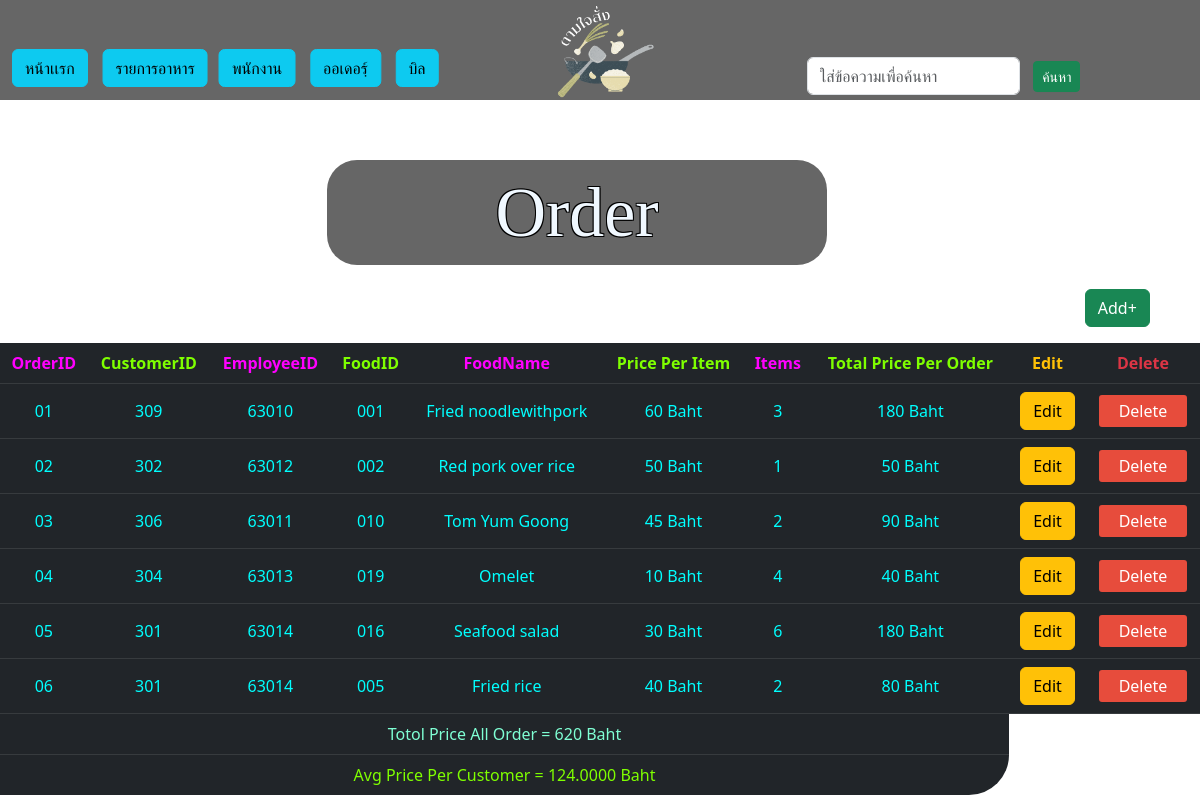
Screenshot of /menu_order.php (signed in) with the database file from the repository.
### tables this page shows
CREATE TABLE `foodorder` (
  `Order_ID` varchar(20) NOT NULL,
  `Employee_ID` int(5) NOT NULL,
  `Food_ID` varchar(10) NOT NULL,
  `FoodName` varchar(20) NOT NULL,
  `items` int(3) NOT NULL,
  `customer_ID` int(5) NOT NULL
);

CREATE TABLE `food` (
  `Food_ID` varchar(10) NOT NULL,
  `FoodName` varchar(20) NOT NULL,
  `FoodType` varchar(20) NOT NULL,
  `Price` int(50) NOT NULL,
  `Image` varchar(50) NOT NULL
);

### menu_order.php (the view, shortened to what this page needs)
<?php
include 'connectionpdo.php';
if (!$_SESSION['userlevel'] == 'Admin') {
        header("Location: index.php");
    }else{
$query = "SELECT fo.Order_ID,fo.customer_ID,fo.Employee_ID, f.Food_ID, f.FoodName, f.Price, fo.items, (f.Price*fo.items) AS total_price
FROM foodorder fo
JOIN food f ON f.Food_ID = fo.Food_ID
GROUP BY fo.Food_ID
ORDER BY fo.Order_ID;
";
$stmt = $conn->query($query);
$searchErr = '';
$food_details='';
?>
<!DOCTYPE html>
<html>
    <head>
        <link rel="stylesheet" href="csstest.css">
         <link rel="stylesheet" href="menucss.css">
         <link rel="stylesheet" href="bootstrap-5.3.0-alpha1-dist/css/bootstrap.min.css">
    </head>
<header>
    <nav>
            <img class= "logo rounded" src="pic/lll2.png" alt="LOGO">
           <div class = "container headcon">
               <a href="indexadmin.php" class="btn btn-info a"> หน้าเเรก</a>
                <a href="menu.php" class="btn btn-info b">รายการอาหาร</a>
                <a href="menu_emp.php" class="btn btn-info c">พนักงาน</a>
                <a href="menu_order.php" class="btn btn-info d">ออเดอรฺ์</a>
                <a href="menu_Bill.php" class="btn btn-info e">บิล</a>
           </div>
               <form class="form-horizontal for" action="#" method="post">
                    <div class="row">
                        <div class="form-group">
                            <div class="col-sm-10 search">
                                  <input type="text" class="form-control" name="search" placeholder="ใส่ข้อความเพื่อค้นหา">
                            </div>
                            <div class="col-sm-2 but">
                                  <button type="submit" name="save" class="btn btn-success btn-sm" >ค้นหา</button>
                            </div>
                        </div>
                    </div>
                </form>
        </nav>
  </header>
<body>
  <div class="home-news-container container">
           <div class="row row-head justify-content-center">
               <div class="col-lg-20 col-6 new-item form text-center">
                       <div class="menu">Order</div>
               </div>
            </div>
    </div>
    <a href="add_order.php" class="btn btn-success mb-3 ad">Add+</a>
  <table border="1" cellspacing="0" cellpadding="0" class="table table-dark table-hover align-middle">
    <tr class="heading">
        <th class='tabgP'>OrderID</th>
        <th class='tabgG'>CustomerID</th>
        <th class='tabgP'>EmployeeID</th>
        <th class='tabgG'>FoodID</th>
        <th class='tabgP'>FoodName</th>
        <th class='tabgG'>Price Per Item</th>
        <th class='tabgP'>Items</th>
        <th class='tabgG'>Total Price Per Order</th>
        <th class='text-warning'>Edit</th>
        <th class='text-danger'>Delete</th>
    </tr>
    <?php
    if (!empty($food_details)) {
        foreach ($food_details as $result) {
            echo "
                <tr class='data'>
                    <td>".$result['Order_ID']."</td>
                    <td>".$result['customer_ID']."</td>
                    <td>".$result['Employee_ID']."</td>
                    <td>".$result['Food_ID']."</td>
                    <td>".$result['FoodName']."</td>
                    <td>".$result['Price']."</td>
                    <td>".$result['items']."</td>
                    <td>".$result['total_price']."</td>
                    <td><a href='edit_order.php?update_id=".$result['Order_ID']."' class='btn btn-warning'>Edit</a></td>
                    <td>
    <a href='delet_ordere.php?id=".$result['Order_ID']."' id='btn' onclick='return confirm(\"ต้องการลบรายการอาหารนี้ออกหรือไม่\")'>Delete</a>
</td>
                </tr>";
        }
    } else if (!empty($searchErr)) {
        echo "<tr><td colspan='7'>".$searchErr."</td></tr>";
    }
    elseif ($stmt->rowCount() > 0) {
        while ($result = $stmt->fetch(PDO::FETCH_ASSOC)) {
            echo "
                <tr class='data'>
                    <td>".$result['Order_ID']."</td>
                    <td>".$result['customer_ID']."</td>
                    <td>".$result['Employee_ID']."</td>
                    <td>".$result['Food_ID']."</td>
                    <td>".$result['FoodName']."</td>
                    <td>".$result['Price']." Baht</td>
                    <td>".$result['items']."</td>
                    <td>".$result['total_price']." Baht</td>
                    <td><a href='edit_order.php?update_idorder=".$result['Order_ID']."' class='btn btn-warning'>Edit</a></td>
                    <td>
    <a href='delete_order.php?id=".$result['Order_ID']."' id='btn' onclick='return confirm(\"ต้องการลบรายการอาหารนี้ออกหรือไม่\")'>Delete</a>
</td>
                </tr>";
        }
         $stmt = $conn->query("SELECT AVG(allcusorder) as avgallpriceorder ,(SELECT SUM(f.Price*fo.items)
                FROM foodorder fo
                JOIN food f ON f.Food_ID = fo.Food_ID ) AS allpriceorder
            FROM (
                SELECT SUM(f.Price*fo.items) AS allcusorder
                FROM foodorder fo
                JOIN food f ON f.Food_ID = fo.Food_ID
                GROUP BY customer_ID
            ) as sub;");
         $result = $stmt->fetch(PDO::FETCH_ASSOC);
         echo "<tr>
                    <td colspan='8' class='tabg1'>Totol Price All Order = ".$result['allpriceorder']." Baht</td>
         </tr>";
        echo "<tr>
                    <td colspan='8' class='tabg2'>Avg Price Per Customer = ".$result['avgallpriceorder']." Baht</td>
         </tr>";
    }
?>
</table>
<?php include_once("foot.php"); ?>
<?php } ?>

### csstest.css (style rules this page uses)
body { background-image: url("pic/bc.avif"); background-repeat: repeat; max-width: 100%; height: auto; }
.logo { max-width: 150px; height: auto; position: absolute; left: 50%; transform: translate(-50%,29%); }
.menu { color: aliceblue; font-size: 70px; width: 100%; width: 500px; font-size: ; font-family: cursive; background-color: rgba(0, 0, 0, 0.6); text-shadow: 1px 1px 0 #000, -1px -1px 0 #000, 1px -1px 0 #000, -1px 1px 0 #000; border-radius: 30px; height: auto; }
nav { display: flex; align-items: flex-end; justify-content: center; background: rgba(0, 0, 0, 0.6); width: 100%; height: 100px; padding-top: 30px; padding-bottom: 12px; text-align: center; position: relative; }
nav a { display: contents; color: #fff; text-decoration: none; font-size: 85%; padding-left: 5%; padding-right: 1%; margin-bottom: 1px; transition: all 0.8s ease-in-out; }
nav .a { transform: translate(0%,0%); }
nav .b { transform: translate(10%,0%); }
nav .c { transform: translate(23%,0%); }
nav .d { transform: translate(40%,0%); }
nav .e { transform: translate(90%,0%); }
body { padding: 0; margin: 0; background-color: floralwhite; }
.headcon { display: inline-block; width: 100%; text-align: left; }
.new-item { padding: 24px; text-align: center; }
.row-head { display: flex; justify-content: center; padding-left: 25 }
table { border: 0.1px; }
td { color: aqua; }
.tabgG { color: chartreuse; }
.tabgP { color: fuchsia; }
.tabg1 { color: aquamarine; }
.tabg2 { color: chartreuse; border-bottom-right-radius: 50px; border: 0.1px; }

### menucss.css (style rules this page uses)
header { margin-bottom: 3%; width: 100%; height: auto; }
body { width: 100%; height: auto; background-color: #34495e; position: relative; font-family: 'verdana',sans-serif; }
.ad { margin-left: 90.4%; transition: all 0.8s ease-in-out; }
.for { display: inline-block; }
div .search { float: right; margin-bottom: -50%; margin-right:70%; }
div .but { transform: translatey(13%); float: left; margin-left: 35%; transition: all 0.8s ease-in-out; }
tr { text-align: center; }
.data { text-align: center; color: #FFFF; }
.data td { padding: 15px 0; }
#btn { text-decoration: none; color: #FFF; background-color: #e74c3c; padding: 5px 20px; border-radius: 3px; transition: all 0.8s ease-in-out; }

### rows the page displays
foodorder: Order_ID "01", customer_ID "309", Employee_ID "63010", Food_ID.Food_ID "001", Food_ID.FoodName "Fried noodlewithpork", Food_ID.Price "60", items "3", total_price "180"
foodorder: Order_ID "02", customer_ID "302", Employee_ID "63012", Food_ID.Food_ID "002", Food_ID.FoodName "Red pork over rice", Food_ID.Price "50", items "1", total_price "50"
foodorder: Order_ID "03", customer_ID "306", Employee_ID "63011", Food_ID.Food_ID "010", Food_ID.FoodName "Tom Yum Goong", Food_ID.Price "45", items "2", total_price "90"
foodorder: Order_ID "04", customer_ID "304", Employee_ID "63013", Food_ID.Food_ID "019", Food_ID.FoodName "Omelet", Food_ID.Price "10", items "4", total_price "40"
foodorder: Order_ID "05", customer_ID "301", Employee_ID "63014", Food_ID.Food_ID "016", Food_ID.FoodName "Seafood salad", Food_ID.Price "30", items "6", total_price "180"
foodorder: Order_ID "06", customer_ID "301", Employee_ID "63014", Food_ID.Food_ID "005", Food_ID.FoodName "Fried rice", Food_ID.Price "40", items "2", total_price "80"

### other values shown
$result['allpriceorder'] "620"
$result['avgallpriceorder'] "124.0000"
